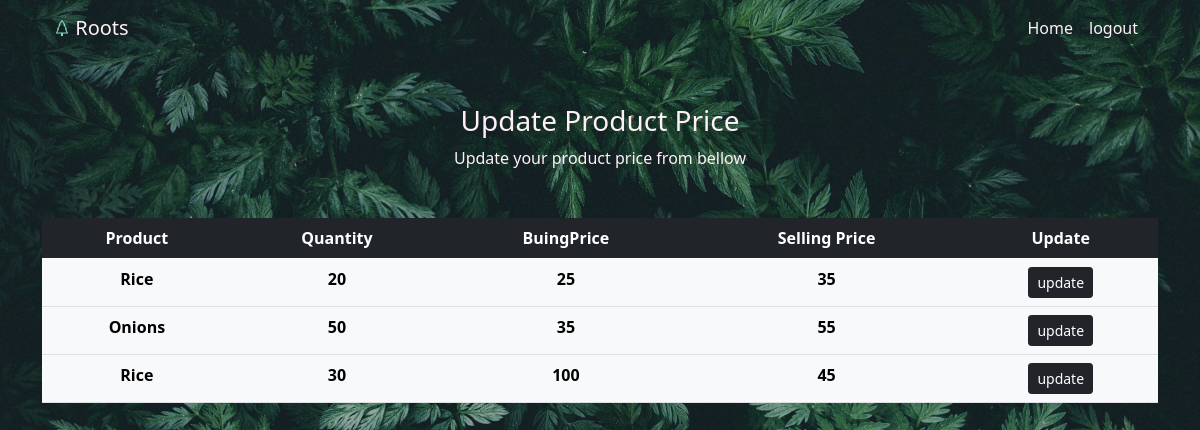
Screenshot of /r_inventory.php?rid=3 with the database file from the repository.
### tables this page shows
CREATE TABLE `retailer` (
  `r_sl` int(11) NOT NULL,
  `id` int(11) DEFAULT NULL,
  `product_name` varchar(25) NOT NULL,
  `quantity` int(10) NOT NULL,
  `buing_price` int(10) NOT NULL,
  `selling_price` int(10) NOT NULL,
  `trnx_id` int(15) NOT NULL
);

### r_inventory.php (the view, shortened to what this page needs)
<?php
$rID = $_GET['rid'];
?>
<!DOCTYPE html>
<html lang="en">
<head>
  <link href="https://cdn.jsdelivr.net/npm/bootstrap@5.0.2/dist/css/bootstrap.min.css" rel="stylesheet">
</head>
<body class="header">
  <div class="container">
    <nav class="navbar navbar-expand-lg navbar-light " >
      <div class="container-fluid">
        <a class="navbar-brand" href="retailerHome.php"style="color:lavenderblush ;">&nbsp;Roots</a>
        <div class="collapse navbar-collapse" id="navbarNav">
          <ul class="navbar-nav ms-auto mb-2 mb-lg-0">
            <li class="nav-item">
              <a class="nav-link active" aria-current="page"style="color:lavenderblush ;" href="retailerHome.php">Home</a>
            </li>
            <li class="nav-item">
              <a class="nav-link test-center" href="logout.php"style="color:lavenderblush ;" >logout</a>
            </li>
          </ul>
        </div>
      </div>
    </nav>
  </div>
  <div class="container text-center my-5"style="color:lavenderblush ;" >
    <h3>Update Product Price</h3>
    <p class="text">Update your product price from bellow</p>
  </div>
  <div class="container mt-4">
    <table class="table table-light table-hover text-center">
      <thead class="table-dark">
        <tr>
          <th scope="col">Product</th>
          <th scope="col">Quantity</th>
          <th scope="col">BuingPrice</th>
          <th scope="col">Selling Price</th>
          <th scope="col">Update</th>
        </tr>
      </thead>
      <tbody>
        <?php
        include('components/dbConnect.php');
        $sql3 = "SELECT * FROM `retailer` WHERE id =$rID;";
        $result3 = mysqli_query($conn, $sql3);
        while ($row = mysqli_fetch_assoc($result3)) {
        ?>
          <tr>
            <th><?php echo $row['product_name'] ?></th>
            <th><?php echo $row['quantity'] ?></th>
            <th><?php echo $row['buing_price'] ?></th>
            <th><?php echo $row['selling_price'] ?></th>
            <th>
            <a class="btn btn-dark btn-sm" href="r_invUpdate.php?rsl= <?php echo $row['r_sl'] ?> & rid=<?php echo $rID ?>" target="_blank"> update</a>
            </th>
          </tr>
        <?php
        }
        ?>
      </tbody>
    </table>
  </div>
</body>
</html>

### r_inventory.php (style rules this page uses)
.header { background-image: linear-gradient(rgba(0, 0, 0, 0.10), rgba(0, 0, 0, 0.10)), url("img/Enven.jpg"); background-position: center; background-size: cover; width: 100%; height: 100vh; position: relative; }
:root { --main-color: #7ddbb6; }

### rows the page displays
retailer: product_name "Rice", quantity "20", buing_price "25", selling_price "35"
retailer: product_name "Onions", quantity "50", buing_price "35", selling_price "55"
retailer: product_name "Rice", quantity "30", buing_price "100", selling_price "45"
